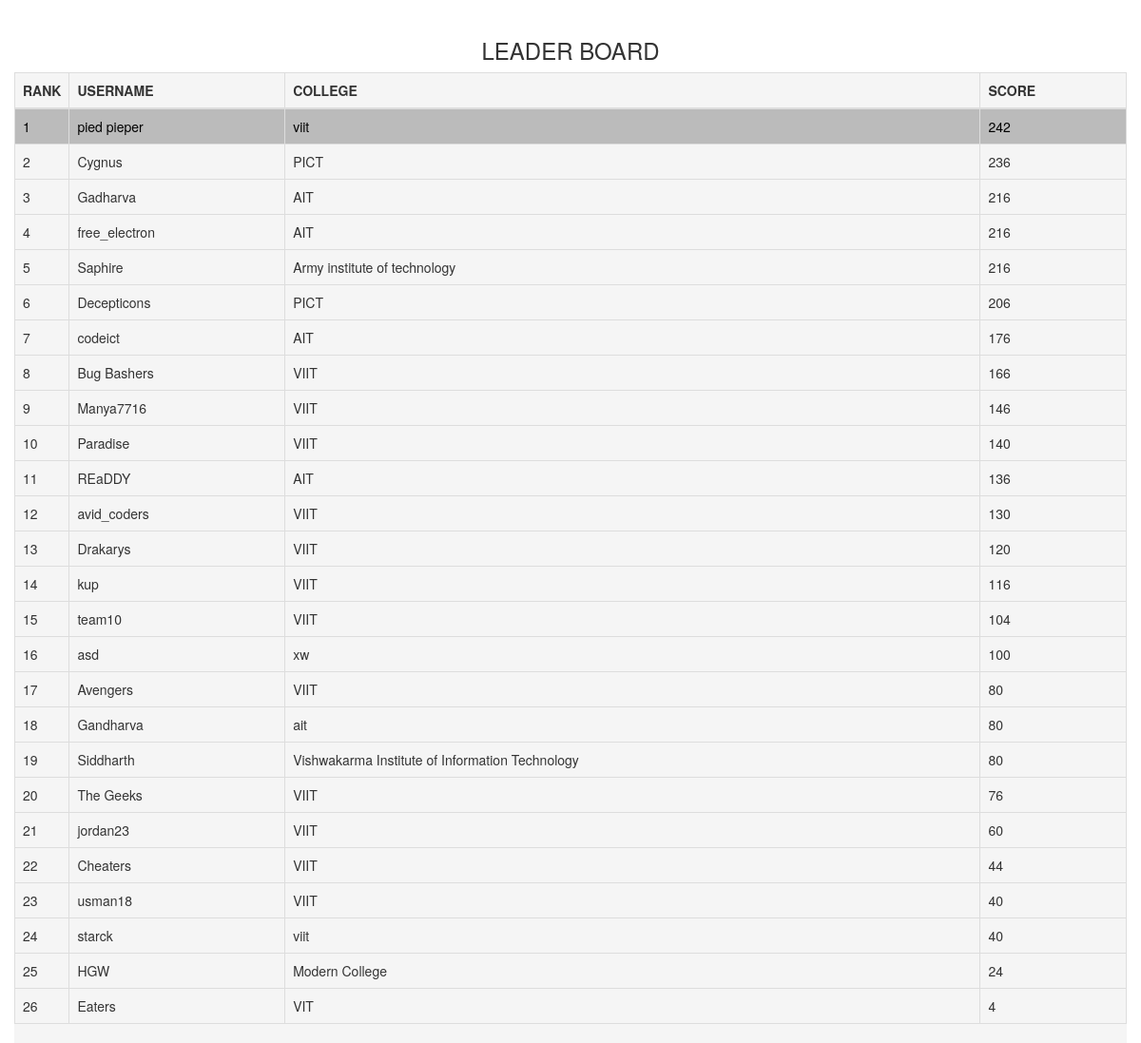
The page /comp/leaderboard/59/ on the database its author committed.
### round2/models.py (models this page shows, shortened)
class User(models.Model):
    login_name = models.CharField(max_length=100)
    phone_number1 = models.IntegerField()
    phone_number2 = models.IntegerField()
    college_name1 = models.CharField(max_length=100)
    college_name2 = models.CharField(max_length=100)
    user_name1 = models.CharField(max_length=100)
    user_name2 = models.CharField(max_length=100)
    email1 = models.CharField(max_length=100)
    email2 = models.CharField(max_length=100)
    total_score = models.IntegerField(default=0)
    end_time = models.IntegerField(default=0)
    money = models.IntegerField(default=100)
    easy_counter = models.IntegerField(default=0)

### round2/views.py (the view)
# urls.py: url(r'^leaderboard/(?P<user_id>[0-9]+)/$', views.leaderboard, name='leaderboard'),
def leaderboard(request, user_id):
    current_user = User.objects.get(pk=user_id)
    all_user = list(User.objects.all().order_by('money'))
    all_user.reverse()
    if request.POST.get("finish"):
        return render(request, 'round2/leaderboard_new.html',
                      {'user_id': int(user_id), 'all_user': all_user, 'leaderboard_clicked': False})
    elif request.POST.get("leader"):
        return render(request, 'round2/leaderboard_new.html',
                      {'user_id': int(user_id), 'all_user': all_user, 'leaderboard_clicked': True, 'one': 5, 'two': 5,
                       'three': 10, 'four': 10, 'five': 20})
    else:
        return render(request, 'round2/leaderboard_new.html',
                      {'user_id': int(user_id), 'all_user': all_user, 'leaderboard_clicked': False})

### round2/templates/round2/leaderboard_new.html (shortened to what this page needs)
<!DOCTYPE html>
<html lang="en">
<head>
    <link rel="stylesheet" href="https://maxcdn.bootstrapcdn.com/bootstrap/3.3.7/css/bootstrap.min.css">
    <link rel="stylesheet"
          href="http://ajax.googleapis.com/ajax/libs/jqueryui/1.12.1/themes/smoothness/jquery-ui.min.css">
    <link rel="stylesheet" href="https://maxcdn.bootstrapcdn.com/bootstrap/3.3.7/css/bootstrap.min.css">
</head>
<body>
<br>
<div class="container">
    <div class="row">
        <div STYLE="text-align: center; font-weight: bolder" class="col-md-4 col-md-offset-4">
            <H3>LEADER BOARD</H3>
        </div>
    </div>
    <div class="row leader">
        <div class="table-responsive">
            <table class="table table-bordered white">
                <thead class="thead-inverse">
                <tr>
                    <th style="width:4%">RANK</th>
                    <th>USERNAME</th>
                    <th>COLLEGE</th>
                    <th>SCORE</th>
                </tr>
                </thead>
                <tbody id="table_body">
                {% for user in all_user %}
                    {% ifequal user_id user.pk %}
                        <tr bgcolor="#BBBBBB" style="color:#000000">
                            {% else %}
                        <tr>
                    {% endifequal %}
                <td>{{ forloop.counter }}</td>
                <td>{{ user.login_name }}</td>
                <td>{{ user.college_name1 }}</td>
                <td>{{ user.money }}</td>
                </tr>
                {% endfor %}
                </tbody>
            </table>
        </div>
    </div>
</div>
</body>
</html>

### round2/templates/round2/leaderboard_new.html (style rules this page uses)
.leader { background: whitesmoke; }

### rows shown on the page
User: login_name "pied pieper", college_name1 "viit", money "242"
User: login_name "Cygnus", college_name1 "PICT", money "236"
User: login_name "Gadharva", college_name1 "AIT", money "216"
User: login_name "free_electron", college_name1 "AIT", money "216"
User: login_name "Saphire", college_name1 "Army institute of technology", money "216"
User: login_name "Decepticons", college_name1 "PICT", money "206"
User: login_name "codeict", college_name1 "AIT", money "176"
User: login_name "Bug Bashers", college_name1 "VIIT", money "166"
User: login_name "Manya7716", college_name1 "VIIT", money "146"
User: login_name "Paradise", college_name1 "VIIT", money "140"
User: login_name "REaDDY", college_name1 "AIT", money "136"
User: login_name "avid_coders", college_name1 "VIIT", money "130"
User: login_name "Drakarys", college_name1 "VIIT", money "120"
User: login_name "kup", college_name1 "VIIT", money "116"
User: login_name "team10", college_name1 "VIIT", money "104"
User: login_name "asd", college_name1 "xw", money "100"
User: login_name "Avengers", college_name1 "VIIT", money "80"
User: login_name "Gandharva", college_name1 "ait", money "80"
User: login_name "Siddharth", college_name1 "Vishwakarma Institute of Information Technology", money "80"
User: login_name "The Geeks", college_name1 "VIIT", money "76"
User: login_name "jordan23", college_name1 "VIIT", money "60"
User: login_name "Cheaters", college_name1 "VIIT", money "44"
User: login_name "usman18", college_name1 "VIIT", money "40"
User: login_name "starck", college_name1 "viit", money "40"
User: login_name "HGW", college_name1 "Modern College", money "24"
User: login_name "Eaters", college_name1 "VIT", money "4"
